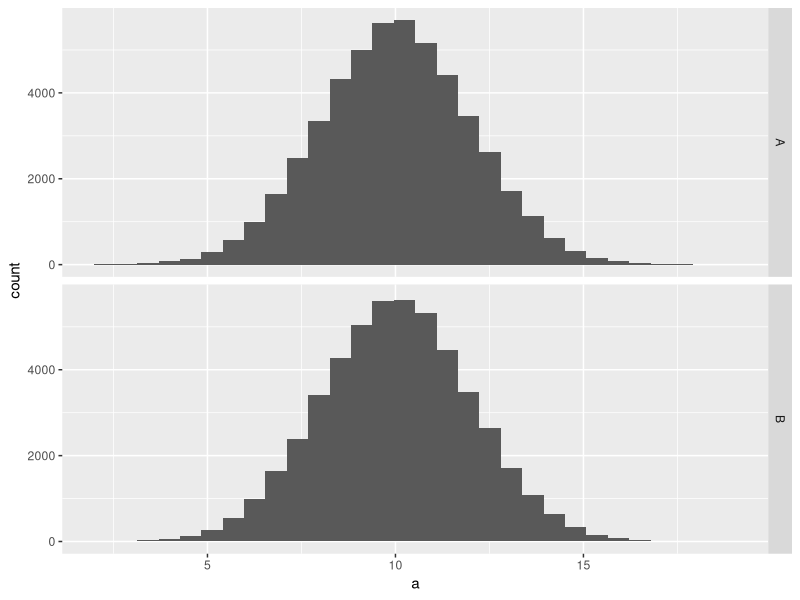

R code for this plot:
## ---- chunk 1
1 + 1
## ---- chunk 2
library(tidyverse)
a = rnorm(1e5, 10, 2)
grp = rep(c("A", "B"), each=1e5/2)
df = data.frame(a=a,grp=grp)

# df %>% count(grp)


df %>% 
  ggplot(aes(x=a)) +
  geom_histogram() +
  facet_grid(rows = vars(grp))

